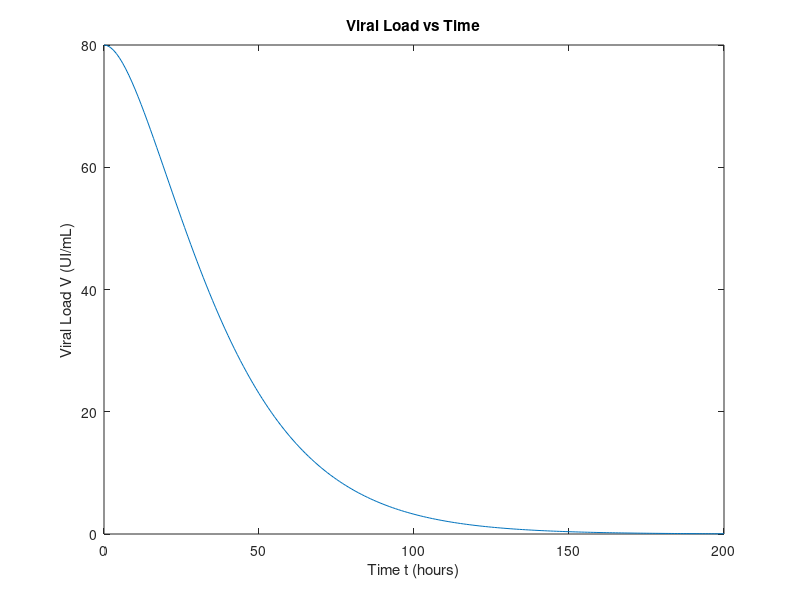

Recreate this plot in MATLAB.
%% Task 1.5 UPI: cmot464 ID: 513090963

clearvars
close all

tspan = 0:1:200; % in hours
r = 0.1; % viral clearance rate /hr
V = (80 .* exp(-0.5 .* r .* tspan)) + (40 .* r .* tspan .* exp(-0.5 .* r .* tspan));

plot(tspan,V);
title("Viral Load vs Time");
xlabel("Time t (hours)");
ylabel("Viral Load V (UI/mL)")
